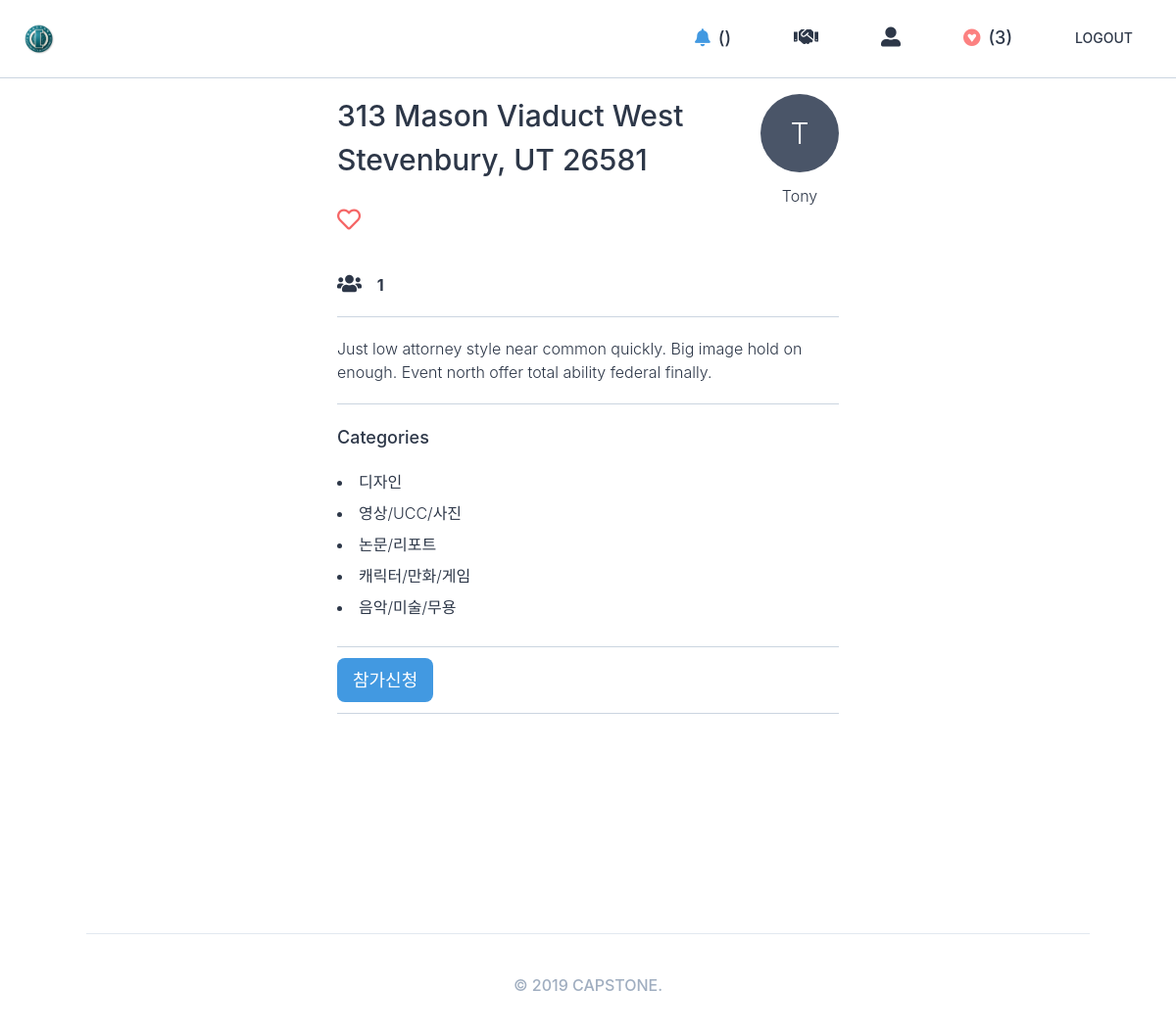
Screenshot of /projects/51/ (signed in) with the database file from the repository.
### users/models.py (models this page shows)
class User(AbstractUser):
    GENDER_MALE = "male"
    GENDER_FEMALE = "female"
    GENDER_CHOICES = (
        (GENDER_MALE, "남성"),
        (GENDER_FEMALE, "여성"),
    )
    MAJOR_1 = "글로벌지역학"
    MAJOR_2 = "EU전공"
    MAJOR_3 = "GlobalBusiness"
    MAJOR_4 = "TESOL영어학전공"
    MAJOR_5 = "광고PR브랜딩전공"
    MAJOR_6 = "교육학"
    MAJOR_7 = "국가리더전공"
    MAJOR_8 = "국제금융학과"
    MAJOR_9 = "국제스포츠레저전공"
    MAJOR_10 = "그리스불가리아학과"
    MAJOR_11 = "남아프리카어전공"
    MAJOR_12 = "독일어통번역학과"
    MAJOR_13 = "동아프리카어전공"
    MAJOR_14 = "동유럽학대학"
    MAJOR_15 = "러시아학과"
    MAJOR_16 = "루마니아어과"
    MAJOR_17 = "말레이인도네시아어통번역학과"
    MAJOR_18 = "문화콘텐츠학전공"
    MAJOR_19 = "바이오메디컬공학전공"
    MAJOR_20 = "방송영상뉴미디어전공"
    MAJOR_21 = "브라질학과"
    MAJOR_22 = "사학과"
    MAJOR_23 = "산업경영공학과"
    MAJOR_24 = "생명공학과"
    MAJOR_25 = "서아프리카어전공"
    MAJOR_26 = "세계문화예술경영전공"
    MAJOR_27 = "세르비아크로아티아어과"
    MAJOR_28 = "수학과"
    MAJOR_29 = "스페인어통번역학과"
    MAJOR_30 = "아랍어통번역학과"
    MAJOR_31 = "아프리카학부"
    MAJOR_32 = "언론정보전공"
    MAJOR_33 = "언어인지과학과"
    MAJOR_34 = "영미권통상통번역전공"
    MAJOR_35 = "영미문학번역전공"
    MAJOR_36 = "영어통번역학부"
    MAJOR_37 = "영어통번역학전공"
    MAJOR_38 = "우크라이나어과"
    MAJOR_39 = "융복합소프트웨어전공"
    MAJOR_40 = "이탈리아어통번역학과"
    MAJOR_41 = "인도학과"
    MAJOR_42 = "일본어통번역학과"
    MAJOR_43 = "전자공학과"
    MAJOR_44 = "전자물리학과"
    MAJOR_45 = "정보기록학전공"
    MAJOR_46 = "정보통신공학과"
    MAJOR_47 = "정치외교학과"
    MAJOR_48 = "중국어통번역학과"
    MAJOR_49 = "중앙아시아학과"
    MAJOR_50 = "지식콘텐츠전공"
    MAJOR_51 = "철학과"
    MAJOR_52 = "체코슬로바키아어과"
    MAJOR_53 = "컴퓨터전자시스템공학전공"
    MAJOR_54 = "태국어통번역학과"
    MAJOR_55 = "통계학과"
    MAJOR_56 = "폴란드어과"
    MAJOR_57 = "프랑스학과"
    MAJOR_58 = "한국학과"
    MAJOR_59 = "행정학과"
    MAJOR_60 = "헝가리어과"
    MAJOR_61 = "화학과"
    MAJOR_62 = "환경학과"
    MAJOR_CHOICES = (
        (MAJOR_1, "글로벌지역학"),
        (MAJOR_2, "EU전공"),
        (MAJOR_3, "GlobalBusiness"),
        (MAJOR_4, "TESOL영어학전공"),
        (MAJOR_5, "광고PR브랜딩전공"),
        (MAJOR_6, "교육학"),
        (MAJOR_7, "국가리더전공"),
        (MAJOR_8, "국제금융학과"),
        (MAJOR_9, "국제스포츠레저전공"),
        (MAJOR_10,  "그리스불가리아학과"),
        (MAJOR_11,  "남아프리카어전공"),
        (MAJOR_12,  "독일어통번역학과"),
        (MAJOR_13,  "동아프리카어전공"),
        (MAJOR_14,  "동유럽학대학"),
        (MAJOR_15,  "러시아학과"),
        (MAJOR_16,  "루마니아어과"),
        (MAJOR_17,  "말레이인도네시아어통번역학과"),
        (MAJOR_18,  "문화콘텐츠학전공"),
        (MAJOR_19,  "바이오메디컬공학전공"),
        (MAJOR_20,  "방송영상뉴미디어전공"),
        (MAJOR_21,  "브라질학과"),
        (MAJOR_22,  "사학과"),
        (MAJOR_23,  "산업경영공학과"),
        (MAJOR_24,  "생명공학과"),
        (MAJOR_25,  "서아프리카어전공"),
        (MAJOR_26,  "세계문화예술경영전공"),
        (MAJOR_27,  "세르비아크로아티아어과"),
        (MAJOR_28,  "수학과"),
        (MAJOR_29,  "스페인어통번역학과"),
        (MAJOR_30,  "아랍어통번역학과"),
        (MAJOR_31,  "아프리카학부"),
        (MAJOR_32,  "언론정보전공"),
        (MAJOR_33,  "언어인지과학과"),
        (MAJOR_34,  "영미권통상통번역전공"),
        (MAJOR_35,  "영미문학번역전공"),
        (MAJOR_36,  "영어통번역학부"),
        (MAJOR_37,  "영어통번역학전공"),
        (MAJOR_38,  "우크라이나어과"),
        (MAJOR_39,  "융복합소프트웨어전공"),
        (MAJOR_40,  "이탈리아어통번역학과"),
        (MAJOR_41,  "인도학과"),
        (MAJOR_42,  "일본어통번역학과"),
        (MAJOR_43,  "전자공학과"),
        (MAJOR_44,  "전자물리학과"),
        (MAJOR_45,  "정보기록학전공"),
        (MAJOR_46,  "정보통신공학과"),
        (MAJOR_47,  "정치외교학과"),
        (MAJOR_48,  "중국어통번역학과"),
        (MAJOR_49,  "중앙아시아학과"),
        (MAJOR_50,  "지식콘텐츠전공"),
        (MAJOR_51,  "철학과"),
        (MAJOR_52,  "체코슬로바키아어과"),
        (MAJOR_53,  "컴퓨터전자시스템공학전공"),
        (MAJOR_54,  "태국어통번역학과"),
        (MAJOR_55,  "통계학과"),
        (MAJOR_56,  "폴란드어과"),
        (MAJOR_57,  "프랑스학과"),
        (MAJOR_58,  "한국학과"),
        (MAJOR_59,  "행정학과"),
        (MAJOR_60,  "헝가리어과"),
        (MAJOR_61,  "화학과"),
        (MAJOR_62,  "환경학과"),
    )
    LOGIN_EMAIL = "email"
    LOGIN_KAKAO = "kakao"
    LOGIN_CHOICES = (
        (LOGIN_EMAIL, "EMAIL"),
        (LOGIN_KAKAO, "KAKAO"),
    )
    objects = managers.CustomModelManager()
    gender = models.CharField(choices=GENDER_CHOICES, max_length=10, blank=True)
    bio = models.TextField(default="")
    major = models.CharField(choices=MAJOR_CHOICES, max_length=20, blank=True)
    login_method = models.CharField(choices=LOGIN_CHOICES, max_length=50, default=LOGIN_EMAIL)
    def get_absolute_url(self):
        return reverse("users:profile", kwargs={"pk": self.pk})

### lists/models.py (models this page shows, shortened)
class List(core_models.TimeStampedModel):
    name = models.CharField(max_length=80)
    user = models.OneToOneField(
        "users.User", related_name="list", on_delete=models.CASCADE
    )
    projects = models.ManyToManyField("projects.Project", related_name="lists", blank=True)
    def count_projects(self):
        return self.projects.count()
    count_projects.short_description = "Number of Projects"

### projects/models.py (models this page shows, shortened)
class Project(core_models.TimeStampedModel):
    name = models.CharField(max_length=140)
    description = models.TextField()
    on_market = models.BooleanField(default=False)
    categories = models.ManyToManyField("Category", related_name="projects", blank=True)
    host = models.ForeignKey(
        "users.User", related_name="project_host", on_delete=models.CASCADE
    )
    def count_participants(self):
        return self.participants.count() + 1

class AbstractItem(core_models.TimeStampedModel):
    name = models.CharField(max_length=80)
    class Meta:
        abstract = True
    def __str__(self):
        return self.name

class Category(AbstractItem):
    class Meta:
        verbose_name_plural = "Categories"

### projects/views.py (the view)
# urls.py: path("<int:pk>/", views.ProjectDetail.as_view(), name="detail"),
class ProjectDetail(DetailView):
    model = models.Project
    context_object_name = "project"
    template_name = "projects/project-detail.html"

### applyto/templatetags/check_apply.py (called while the page is built)
@register.simple_tag(takes_context=True)
def check_apply(context, project):
    try:
        ck_apply = models.Apply.objects.get(
            Q(apply_user=context.request.user) & Q(project=project)
        )
        return True
    except models.Apply.DoesNotExist:
        return False

### core/managers.py (called while the page is built)
    def get_or_none(self, **kwargs):
        try:
            return self.get(**kwargs)
        except self.model.DoesNotExist:
            return None

### lists/templatetags/on_favs.py (called while the page is built)
@register.simple_tag(takes_context=True)
def on_favs(context, project):
    user = context.request.user
    the_list = list_models.List.objects.get_or_none(
        user=user, name="My Favourite Projects"
    )
    if the_list is None:
        return False
    else:
        return project in the_list.projects.all()

### templates/projects/project-detail.html (shortened to what this page needs)
{% extends "base.html" %}
{% load static %}
{% load on_favs check_apply %}
{% block content %}
    <div class="container mx-auto flex justify-around pb-56">
        <div class="w-1/2">
            <div class="flex justify-between">
                <div class="mr-8 mb-5">
                    <h4 class="text-3xl font-medium mb-px">{{project.name}}</h4>
                </div>
                <a href="{{project.host.get_absolute_url}}" class="flex flex-col items-center">
                    {% include "mixins/user_avatar.html" with user=project.host %}
                    <span class="mt-3 text-medium">{{project.host.first_name}}</span>
                </a>
            </div>
                {% on_favs project as on_favs_boolean %}
                {% if on_favs_boolean %}
                    <a class="block mb-10 w-2/6 text-teal-600 font-bold pro_zoom" href="{% url 'lists:toggle-project' project.pk %}?action=remove"><i class="fas fa-heart text-red-500 text-2xl"></i></a>
                {% else %}
                    <a class="block mb-10 w-2/6 text-teal-600 font-bold pro_zoom" href="{% url 'lists:toggle-project' project.pk %}?action=add"><i class="far fa-heart text-red-500 text-2xl"></i></a>
                {% endif %}
            <p class="border-b border-gray-400 pb-5 mt-5 font-bold">
                <i class="fas fa-users text-xl mr-3"></i>
                {{project.count_participants}}
            </p>
            <p class="border-b border-gray-400 pb-5 mt-5">
                {{project.description}}
            </p>
            <div class="border-b border-gray-400 pb-5 mt-5">
                <h4 class="font-medium text-lg mb-5">Categories</h4>
                {% for a in project.categories.all %}
                    <li class="mb-2">{{a}}</li>
                {% endfor %}
            </div>
            {% check_apply project as check_apply_bool %}
            {% if project.host != user %}
                {% if check_apply_bool %}
                    <p class="border-b border-gray-400 pb-5 mt-5">
                        <a href="{% url 'applyto:delete' project.pk %}" class="btn text-center py-3 px-4 rounded-lg font-medium text-lg w-full text-white bg-blue-500 text-white hover:text-gray-300">신청취소</a>
                    </p>
                {% else %}
                    <p class="border-b border-gray-400 pb-5 mt-5">
                        <a href="{% url 'applyto:create' project.pk %}" class="btn text-center py-3 px-4 rounded-lg font-medium text-lg w-full text-white bg-blue-500 text-white hover:text-gray-300">참가신청</a>
                    </p>
                {% endif %}
            {% endif %}
        </div>
    </div>
{% endblock content %}

### templates/partials/nav.html (shortened to what this page needs)
<ul class="flex items-center text-sm font-medium h-full">
    {% if user.is_authenticated %}
        <li class="nav_link text-lg pro_zoom"><a href="#"><i class="fas fa-bell text-lg mr-2 text-blue-500"></i>()</a></li>
        <li class="nav_link pro_zoom"><a href="{% url 'projects:create' %}"><i class="fas fa-handshake text-xl"></i></a></li>
        <li class="nav_link pro_zoom"><a href="{{user.get_absolute_url}}"><i class="fas fa-user-alt text-xl"></i></a></li>
        <li class="nav_link text-lg pro_zoom"><a href="{% url 'lists:see-favs' %}"><i class="fab fa-gratipay text-lg mr-2 text-red-400"></i>({{user.list.projects.count}})</a></li>
        <li class="nav_link pro_zoom"><a href="{% url 'users:logout' %}">LOGOUT</a></li>
    {% else %}
        <li class="nav_link pro_zoom"><a href="{% url 'users:login' %}">LOGIN</a></li>
        <li class="nav_link pro_zoom"><a href="#">JOIN</a></li>
    {% endif %}
</ul>

### templates/mixins/user_avatar.html
<div class="{{h_and_w|default:'h-20 w-20'}} bg-gray-700 rounded-full text-white flex justify-center items-center">
    <span class="{{text|default:'text-3xl'}}">{{user.first_name|first}}</span>
</div>

### rows the page displays
User: list.projects.count "3"
Project: name "313 Mason Viaduct West Stevenbury, UT 26581", host.first_name "Tony", count_participants "1", description "Just low attorney style near common quickly. Big image hold on enough. Event north offer total ability federal finally."
User: first_name|first "T"
Category: name "디자인"
Category: name "영상/UCC/사진"
Category: name "논문/리포트"
Category: name "캐릭터/만화/게임"
Category: name "음악/미술/무용"
